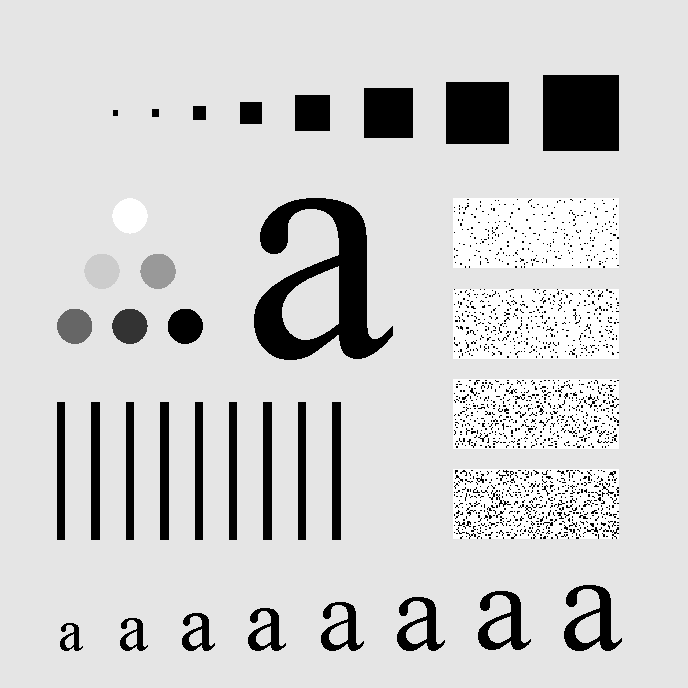
#> input picture Images/Characters.tif, 688 x 688 px, found by its file name
$ python '3(b)AverageFilter.py'
#> lines starting #> are read from the running program, lines starting #| are printed output that depends on the picture; after the words box and inside, x2 and y2 are one past the last pixel; in counts of white or black regions, pixels touching at a corner belong together
import cv2
import numpy as np
import matplotlib.pyplot as plt

def PSNR(image,modified_image,filename):
    image = np.array(image,dtype = np.float64)
    modified_image = np.array(modified_image,dtype = np.float64)

    MSE = np.mean((image-modified_image)**2)
    R = 255.0
    psnr_result = 20 * np.log10(R/(np.sqrt(MSE)))
    psnr_result = round(psnr_result,2)

    print('PSNR of ' + filename + ' is ' + str(psnr_result))

    return psnr_result


def Average_Filter(image,mask):
    avg_img = np.zeros_like(image)
    avg_fil = np.ones((mask,mask),dtype = np.float32) / (mask**2)

    for i in range(m):
        for j in range(n):
            neighbour_reg = image[max(0,i-mask//2) : min(m,i+mask//2+1),max(0,j-mask//2):min(n,j+mask//2+1)]

            sum = 0
            nh,nw = neighbour_reg.shape
            for x in range(nh):
                for y in range(nw):
                    sum+=neighbour_reg[x,y]*avg_fil[x,y]
            avg_img[i,j] = sum
    avg_img = np.uint8(avg_img)
    return avg_img


image = cv2.imread('Images\Characters.tif',0)
#> image is the input picture: shape (688, 688); min 0, max 255, mean 207.3
#image = cv2.imread('Images\Lena.jpg',0)
image = cv2.resize(image,(512,512))
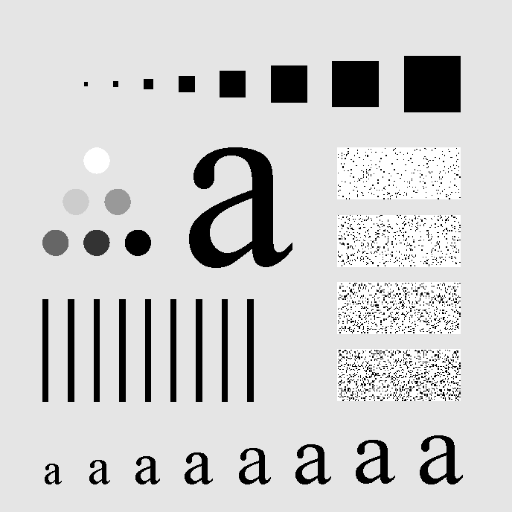
#> image: shape (512, 512); min 0, max 255, mean 207.3

nop = int(input('Enter the number of points for adding salt and pepper noise: '))
#> the answer given: 3

m,n = image.shape
#> m = 512; n = 512
noisy_image = image.copy()

#   salt
for i in range(nop):
    x = np.random.randint(0,m-1)
    y = np.random.randint(0,n-1)

    noisy_image[x,y] = 255
#> noisy_image: shape (512, 512); under 0.01% of pixels changed, all inside (x1, y1, x2, y2) = (47, 117, 252, 324)

# pepper
for i in range(nop):
    x = np.random.randint(0,m-1)
    y = np.random.randint(0,n-1)

    noisy_image[x,y] = 0
#> noisy_image: shape (512, 512); min 0, max 255, mean 207.3


after_average_filtering1 = Average_Filter(noisy_image,3)
#> after the loop in Average_Filter, `for i in range(m):`:
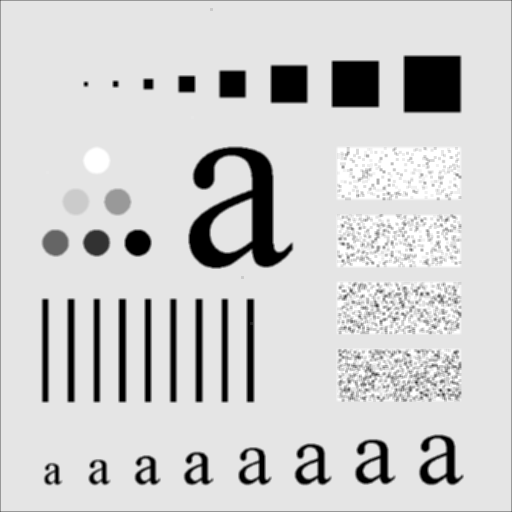
#> avg_img: shape (512, 512); min 0, max 255, mean 206.6
after_average_filtering2 = Average_Filter(noisy_image,5)
#> call 2 of Average_Filter, with mask = 5
#> after the loop in Average_Filter (call 2), `for i in range(m):`:
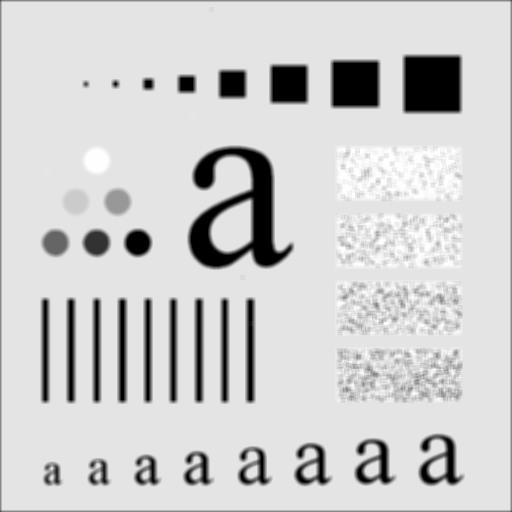
#> avg_img: shape (512, 512); min 0, max 254, mean 205.4
after_average_filtering3 = Average_Filter(noisy_image,7)
#> call 3 of Average_Filter, with mask = 7
#> after the loop in Average_Filter (call 3), `for i in range(m):`:
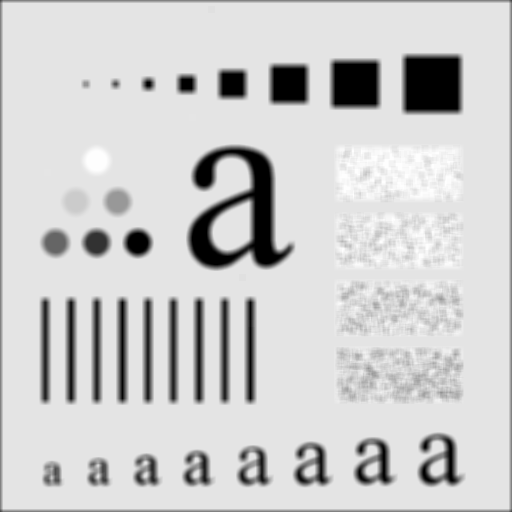
#> avg_img: shape (512, 512); min 0, max 254, mean 204.9

psnr_1 = PSNR(image,noisy_image,'Noisy_image')
#> in PSNR, `MSE = np.mean((image-modified_image)**2)`: MSE = 0.901
#> in PSNR, `psnr_result = 20 * np.log10(R/(np.sqrt(MSE)))`: psnr_result = 48.58
#| PSNR of Noisy_image is 48.58
#> psnr_1 = 48.58
psnr_2 = PSNR(image,after_average_filtering1,'Average_filtered_image with 3x3 mask size')
#| PSNR of Average_filtered_image with 3x3 mask size is 21.63
#> psnr_2 = 21.63
psnr_3 = PSNR(image,after_average_filtering2,'Average_filtered_image with 5x5 mask size')
#| PSNR of Average_filtered_image with 5x5 mask size is 19.48
#> psnr_3 = 19.48
psnr_4 = PSNR(image,after_average_filtering3,'Average_filtered_image with 7x7 mask size')
#| PSNR of Average_filtered_image with 7x7 mask size is 18.28
#> psnr_4 = 18.28


plt.figure(figsize=(12,8))

plt.subplot(2,3,1)
plt.imshow(cv2.cvtColor(image,cv2.COLOR_BGR2RGB))
plt.title('Original image')

plt.axis('off')

plt.subplot(2,3,2)
plt.imshow(cv2.cvtColor(noisy_image,cv2.COLOR_BGR2RGB))
plt.title(f'Noisy image with psnr: {psnr_1}')
plt.axis('off')

plt.subplot(2,3,3)
plt.imshow(cv2.cvtColor(after_average_filtering1,cv2.COLOR_BGR2RGB))
plt.title(f'average image with mask size 3x3 psnr : {psnr_2}')
plt.axis('off')

plt.subplot(2,3,4)
plt.imshow(cv2.cvtColor(after_average_filtering2,cv2.COLOR_BGR2RGB))
plt.title(f'average image with mask size 5x5 psnr: {psnr_3}')
plt.axis('off')

plt.subplot(2,3,5)
plt.imshow(cv2.cvtColor(after_average_filtering3,cv2.COLOR_BGR2RGB))
plt.title(f'average image with mask size 7x7 psnr: {psnr_4}')
plt.axis('off')


plt.show()
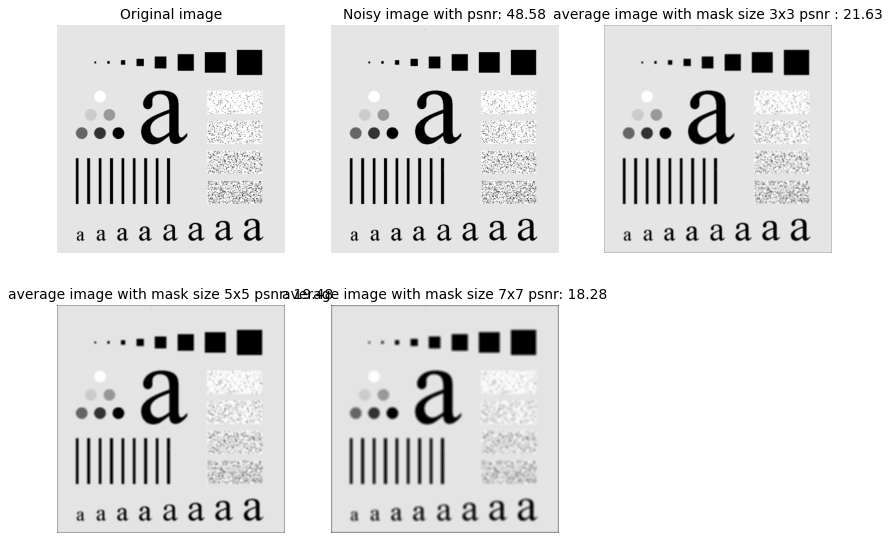
#> figure drawn by matplotlib, 5 panels
